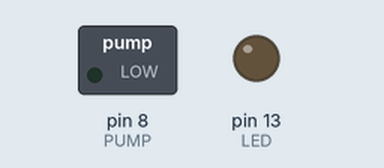
The sketch below on a simulated Arduino Uno, built with avr-gcc and run on an emulated ATmega328P. Shown: switched loads named in the sketch (green lamp = pin HIGH), output pins drawn as LEDs (lit = HIGH).

Above: at 0.1 s.
At 1.1 s:
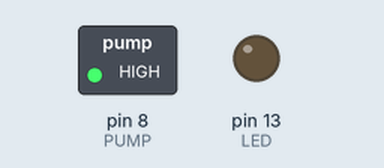
At 106.1 s:
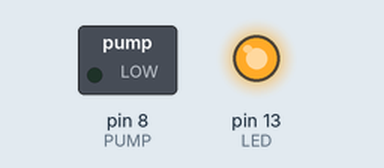
Timing chart, 0 to 108.5 s (numbered marks = the images above):
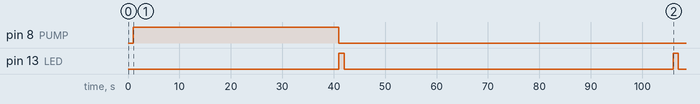

Measured:
- by itself, pin 8 (PUMP): LOW → HIGH at 1.0 s, → LOW 40.0 s later
- by itself, pin 13 (LED): alternates HIGH for 1.0 s and LOW for 64.0 s

The sketch:

StaticGargeningBot.ino
```cpp
#include <LowPower.h>

#define LED           LED_BUILTIN
#define PUMP          8
#define WATERING_TIME 40L  // secs, do not remove the L suffix! See note below.

void setup() {
  pinMode(LED, OUTPUT);
  digitalWrite(LED, LOW);
  pinMode(PUMP, OUTPUT);
  digitalWrite(PUMP, LOW);
}

void loop() {

  delay(1000);

  digitalWrite(PUMP, HIGH);
  // Due to the architecture, the compiler computes delay's arg as 16 bit int,
  // If you have something larger then 32K it will overflow (wrap around)!
  // Then the negative number is passed to delay, which takes
  // an 4 byte integer, treating the negative number as a very large int!
  // Two solutions: (a) split delay into different delays (e.g., 30 + 10);
  //                (b) force the number to be treated as 4 byte integer
  //                    using the L suffix.
  delay(WATERING_TIME * 1000);
  digitalWrite(PUMP, LOW);

  for (int i = 0; i < 675; i++) { // 675 * (1 + 8 * 8) = ~12,2 hours
    // power on a led every 1 min to notify that it is still running
    digitalWrite(LED, HIGH);
    LowPower.powerDown(SLEEP_1S, ADC_OFF, BOD_OFF);
    digitalWrite(LED, LOW);
    for (int k = 0; k < 8; k++) // sleep 64 secs
      LowPower.powerDown(SLEEP_8S, ADC_OFF, BOD_OFF);
  }
}
```
